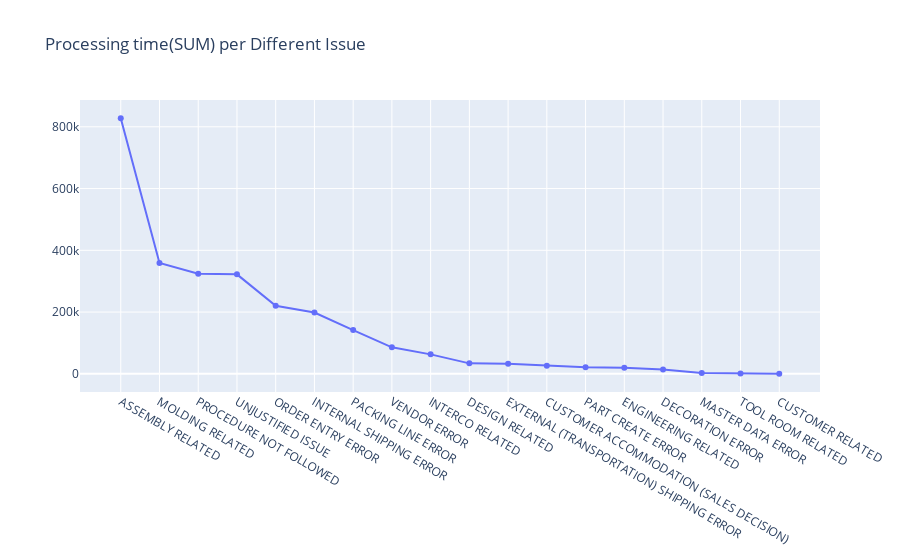

Source (notebook cell):
### Code cell
trace0 = go.Scatter(x = perCodeProcessingTime.index,y = perCodeProcessingTime['Processing time'],
                   name = "Defect Processing Time")
data = [trace0]
layout = go.Layout(title = "Processing time(SUM) per Different Issue")
fig  = go.Figure(data=data,layout = layout)
iplot(fig,filename = 'file1')

### Figure 1 — Plotly figure (JSON) as saved in the notebook; plotly's stock layout.template omitted (floating-point values rounded to 4 significant figures)
{"data": [{"name": "Defect Processing Time", "type": "scatter", "x": ["ASSEMBLY RELATED", "MOLDING RELATED", "PROCEDURE NOT FOLLOWED", "UNJUSTIFIED ISSUE", "ORDER ENTRY ERROR", "INTERNAL SHIPPING ERROR", "PACKING LINE ERROR", "VENDOR ERROR", "INTERCO RELATED", "DESIGN RELATED", "EXTERNAL (TRANSPORTATION) SHIPPING ERROR", "CUSTOMER ACCOMMODATION (SALES DECISION)", "PART CREATE ERROR", "ENGINEERING RELATED", "DECORATION ERROR", "MASTER DATA ERROR", "TOOL ROOM RELATED", "CUSTOMER RELATED"], "y": [827400.0, 358900.0, 324200.0, 322100.0, 220000.0, 198300.0, 141500.0, 85770.0, 62950.0, 33770.0, 32380.0, 26450.0, 20880.0, 19810.0, 14020.0, 2710.0, 1077.0, 455.1]}], "layout": {"title": {"text": "Processing time(SUM) per Different Issue"}}}
